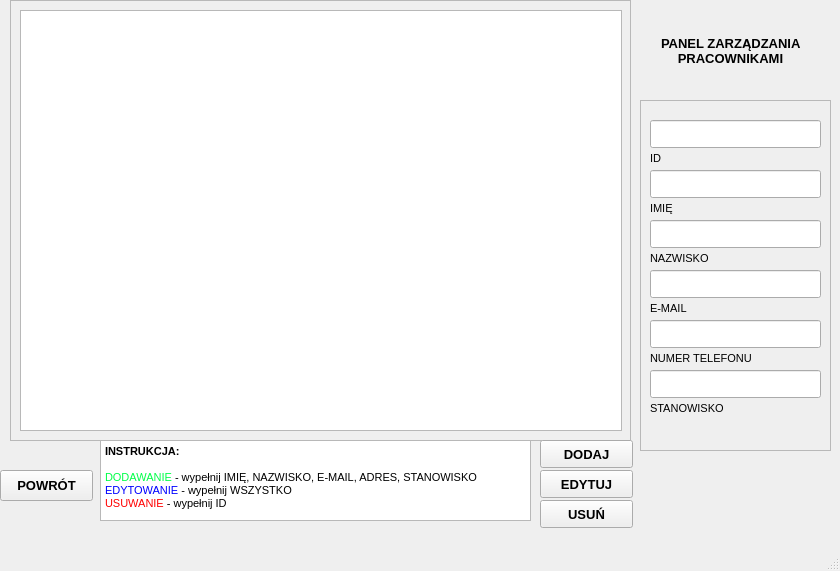
<?xml version="1.0" encoding="UTF-8"?>
<ui version="4.0">
 <class>MainWindow</class>
 <widget class="QMainWindow" name="MainWindow">
  <property name="geometry">
   <rect>
    <x>0</x>
    <y>0</y>
    <width>840</width>
    <height>571</height>
   </rect>
  </property>
  <property name="windowTitle">
   <string>MainWindow</string>
  </property>
  <widget class="QWidget" name="centralwidget">
   <widget class="QFrame" name="frame">
    <property name="geometry">
     <rect>
      <x>10</x>
      <y>0</y>
      <width>621</width>
      <height>441</height>
     </rect>
    </property>
    <property name="frameShape">
     <enum>QFrame::StyledPanel</enum>
    </property>
    <property name="frameShadow">
     <enum>QFrame::Raised</enum>
    </property>
    <widget class="QTableView" name="tableView">
     <property name="geometry">
      <rect>
       <x>10</x>
       <y>10</y>
       <width>602</width>
       <height>421</height>
      </rect>
     </property>
     <property name="textElideMode">
      <enum>Qt::ElideMiddle</enum>
     </property>
     <attribute name="horizontalHeaderVisible">
      <bool>true</bool>
     </attribute>
     <attribute name="horizontalHeaderHighlightSections">
      <bool>false</bool>
     </attribute>
     <attribute name="verticalHeaderVisible">
      <bool>false</bool>
     </attribute>
     <attribute name="verticalHeaderHighlightSections">
      <bool>false</bool>
     </attribute>
    </widget>
   </widget>
   <widget class="QPushButton" name="pushButton_2">
    <property name="geometry">
     <rect>
      <x>0</x>
      <y>470</y>
      <width>93</width>
      <height>31</height>
     </rect>
    </property>
    <property name="font">
     <font>
      <pointsize>10</pointsize>
      <weight>75</weight>
      <bold>true</bold>
     </font>
    </property>
    <property name="text">
     <string>POWRÓT</string>
    </property>
   </widget>
   <widget class="QPushButton" name="pushButton_3">
    <property name="geometry">
     <rect>
      <x>540</x>
      <y>500</y>
      <width>93</width>
      <height>28</height>
     </rect>
    </property>
    <property name="font">
     <font>
      <pointsize>10</pointsize>
      <weight>75</weight>
      <bold>true</bold>
     </font>
    </property>
    <property name="text">
     <string>USUŃ</string>
    </property>
   </widget>
   <widget class="QFrame" name="frame_2">
    <property name="geometry">
     <rect>
      <x>640</x>
      <y>100</y>
      <width>191</width>
      <height>351</height>
     </rect>
    </property>
    <property name="frameShape">
     <enum>QFrame::StyledPanel</enum>
    </property>
    <property name="frameShadow">
     <enum>QFrame::Raised</enum>
    </property>
    <widget class="QLabel" name="label_3">
     <property name="geometry">
      <rect>
       <x>10</x>
       <y>150</y>
       <width>171</width>
       <height>16</height>
      </rect>
     </property>
     <property name="font">
      <font>
       <pointsize>8</pointsize>
      </font>
     </property>
     <property name="text">
      <string>NAZWISKO</string>
     </property>
    </widget>
    <widget class="QLabel" name="label_5">
     <property name="geometry">
      <rect>
       <x>10</x>
       <y>250</y>
       <width>171</width>
       <height>16</height>
      </rect>
     </property>
     <property name="font">
      <font>
       <pointsize>8</pointsize>
      </font>
     </property>
     <property name="text">
      <string>NUMER TELEFONU</string>
     </property>
    </widget>
    <widget class="QLabel" name="label_6">
     <property name="geometry">
      <rect>
       <x>10</x>
       <y>300</y>
       <width>171</width>
       <height>16</height>
      </rect>
     </property>
     <property name="font">
      <font>
       <pointsize>8</pointsize>
      </font>
     </property>
     <property name="text">
      <string>STANOWISKO</string>
     </property>
    </widget>
    <widget class="QLabel" name="label_4">
     <property name="geometry">
      <rect>
       <x>10</x>
       <y>200</y>
       <width>171</width>
       <height>16</height>
      </rect>
     </property>
     <property name="font">
      <font>
       <pointsize>8</pointsize>
      </font>
     </property>
     <property name="text">
      <string>E-MAIL</string>
     </property>
    </widget>
    <widget class="QLabel" name="label_2">
     <property name="geometry">
      <rect>
       <x>10</x>
       <y>100</y>
       <width>171</width>
       <height>16</height>
      </rect>
     </property>
     <property name="font">
      <font>
       <pointsize>8</pointsize>
      </font>
     </property>
     <property name="text">
      <string>IMIĘ</string>
     </property>
    </widget>
    <widget class="QLabel" name="label">
     <property name="geometry">
      <rect>
       <x>10</x>
       <y>50</y>
       <width>171</width>
       <height>16</height>
      </rect>
     </property>
     <property name="font">
      <font>
       <pointsize>8</pointsize>
      </font>
     </property>
     <property name="text">
      <string>ID</string>
     </property>
    </widget>
    <widget class="QLineEdit" name="lineEdit">
     <property name="geometry">
      <rect>
       <x>10</x>
       <y>20</y>
       <width>171</width>
       <height>28</height>
      </rect>
     </property>
    </widget>
    <widget class="QLineEdit" name="lineEdit_2">
     <property name="geometry">
      <rect>
       <x>10</x>
       <y>70</y>
       <width>171</width>
       <height>28</height>
      </rect>
     </property>
    </widget>
    <widget class="QLineEdit" name="lineEdit_3">
     <property name="geometry">
      <rect>
       <x>10</x>
       <y>120</y>
       <width>171</width>
       <height>28</height>
      </rect>
     </property>
    </widget>
    <widget class="QLineEdit" name="lineEdit_4">
     <property name="geometry">
      <rect>
       <x>10</x>
       <y>170</y>
       <width>171</width>
       <height>28</height>
      </rect>
     </property>
    </widget>
    <widget class="QLineEdit" name="lineEdit_5">
     <property name="geometry">
      <rect>
       <x>10</x>
       <y>220</y>
       <width>171</width>
       <height>28</height>
      </rect>
     </property>
    </widget>
    <widget class="QLineEdit" name="lineEdit_6">
     <property name="geometry">
      <rect>
       <x>10</x>
       <y>270</y>
       <width>171</width>
       <height>28</height>
      </rect>
     </property>
    </widget>
   </widget>
   <widget class="QPushButton" name="pushButton_5">
    <property name="geometry">
     <rect>
      <x>540</x>
      <y>470</y>
      <width>93</width>
      <height>28</height>
     </rect>
    </property>
    <property name="font">
     <font>
      <pointsize>10</pointsize>
      <weight>75</weight>
      <bold>true</bold>
     </font>
    </property>
    <property name="text">
     <string>EDYTUJ</string>
    </property>
   </widget>
   <widget class="QPushButton" name="pushButton_4">
    <property name="geometry">
     <rect>
      <x>540</x>
      <y>440</y>
      <width>93</width>
      <height>28</height>
     </rect>
    </property>
    <property name="font">
     <font>
      <pointsize>10</pointsize>
      <weight>75</weight>
      <bold>true</bold>
     </font>
    </property>
    <property name="text">
     <string>DODAJ</string>
    </property>
   </widget>
   <widget class="QTextEdit" name="textEdit_2">
    <property name="geometry">
     <rect>
      <x>100</x>
      <y>440</y>
      <width>431</width>
      <height>81</height>
     </rect>
    </property>
    <property name="readOnly">
     <bool>true</bool>
    </property>
    <property name="html">
     <string>&lt;!DOCTYPE HTML PUBLIC &quot;-//W3C//DTD HTML 4.0//EN&quot; &quot;http://www.w3.org/TR/REC-html40/strict.dtd&quot;&gt;
&lt;html&gt;&lt;head&gt;&lt;meta name=&quot;qrichtext&quot; content=&quot;1&quot; /&gt;&lt;style type=&quot;text/css&quot;&gt;
p, li { white-space: pre-wrap; }
&lt;/style&gt;&lt;/head&gt;&lt;body style=&quot; font-family:'MS Shell Dlg 2'; font-size:9.75pt; font-weight:400; font-style:normal;&quot;&gt;
&lt;p style=&quot; margin-top:0px; margin-bottom:0px; margin-left:0px; margin-right:0px; -qt-block-indent:0; text-indent:0px;&quot;&gt;&lt;span style=&quot; font-size:8pt; font-weight:600;&quot;&gt;INSTRUKCJA:&lt;/span&gt;&lt;/p&gt;
&lt;p style=&quot;-qt-paragraph-type:empty; margin-top:0px; margin-bottom:0px; margin-left:0px; margin-right:0px; -qt-block-indent:0; text-indent:0px; font-size:8pt; font-weight:600;&quot;&gt;&lt;br /&gt;&lt;/p&gt;
&lt;p style=&quot; margin-top:0px; margin-bottom:0px; margin-left:0px; margin-right:0px; -qt-block-indent:0; text-indent:0px;&quot;&gt;&lt;span style=&quot; font-size:8pt; color:#00ff48;&quot;&gt;DODAWANIE&lt;/span&gt;&lt;span style=&quot; font-size:8pt;&quot;&gt; - wypełnij IMIĘ, NAZWISKO, E-MAIL, ADRES, STANOWISKO&lt;/span&gt;&lt;/p&gt;
&lt;p style=&quot; margin-top:0px; margin-bottom:0px; margin-left:0px; margin-right:0px; -qt-block-indent:0; text-indent:0px;&quot;&gt;&lt;span style=&quot; font-size:8pt; color:#0000ff;&quot;&gt;EDYTOWANIE&lt;/span&gt;&lt;span style=&quot; font-size:8pt;&quot;&gt; - wypełnij WSZYSTKO&lt;/span&gt;&lt;/p&gt;
&lt;p style=&quot; margin-top:0px; margin-bottom:0px; margin-left:0px; margin-right:0px; -qt-block-indent:0; text-indent:0px;&quot;&gt;&lt;span style=&quot; font-size:8pt; color:#ff0000;&quot;&gt;USUWANIE&lt;/span&gt;&lt;span style=&quot; font-size:8pt;&quot;&gt; - wypełnij ID&lt;/span&gt;&lt;/p&gt;&lt;/body&gt;&lt;/html&gt;</string>
    </property>
   </widget>
   <widget class="QLabel" name="label_9">
    <property name="geometry">
     <rect>
      <x>660</x>
      <y>20</y>
      <width>141</width>
      <height>61</height>
     </rect>
    </property>
    <property name="font">
     <font>
      <pointsize>10</pointsize>
      <weight>75</weight>
      <bold>true</bold>
     </font>
    </property>
    <property name="text">
     <string>PANEL ZARZĄDZANIA PRACOWNIKAMI</string>
    </property>
    <property name="alignment">
     <set>Qt::AlignCenter</set>
    </property>
    <property name="wordWrap">
     <bool>true</bool>
    </property>
   </widget>
  </widget>
  <widget class="QMenuBar" name="menubar">
   <property name="geometry">
    <rect>
     <x>0</x>
     <y>0</y>
     <width>840</width>
     <height>21</height>
    </rect>
   </property>
  </widget>
  <widget class="QStatusBar" name="statusbar"/>
 </widget>
 <resources/>
 <connections/>
</ui>
